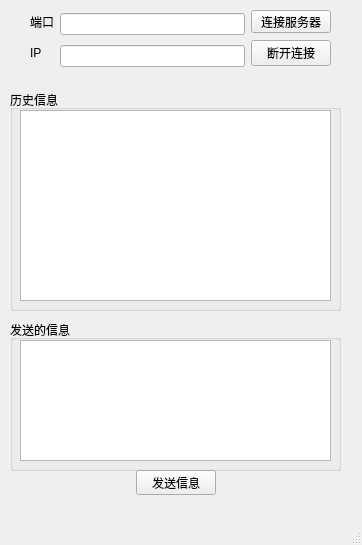
<?xml version="1.0" encoding="UTF-8"?>
<ui version="4.0">
 <class>MainWindow</class>
 <widget class="QMainWindow" name="MainWindow">
  <property name="geometry">
   <rect>
    <x>0</x>
    <y>0</y>
    <width>362</width>
    <height>545</height>
   </rect>
  </property>
  <property name="windowTitle">
   <string>MainWindow</string>
  </property>
  <widget class="QWidget" name="centralwidget">
   <widget class="QGroupBox" name="groupBox">
    <property name="geometry">
     <rect>
      <x>10</x>
      <y>90</y>
      <width>331</width>
      <height>221</height>
     </rect>
    </property>
    <property name="title">
     <string>历史信息</string>
    </property>
    <widget class="QTextEdit" name="textEdit_record">
     <property name="geometry">
      <rect>
       <x>10</x>
       <y>20</y>
       <width>311</width>
       <height>191</height>
      </rect>
     </property>
    </widget>
   </widget>
   <widget class="QGroupBox" name="groupBox_3">
    <property name="geometry">
     <rect>
      <x>10</x>
      <y>320</y>
      <width>331</width>
      <height>151</height>
     </rect>
    </property>
    <property name="title">
     <string>发送的信息</string>
    </property>
    <widget class="QTextEdit" name="textEdit_Msg">
     <property name="geometry">
      <rect>
       <x>10</x>
       <y>20</y>
       <width>311</width>
       <height>121</height>
      </rect>
     </property>
    </widget>
   </widget>
   <widget class="QWidget" name="horizontalLayoutWidget_2">
    <property name="geometry">
     <rect>
      <x>10</x>
      <y>470</y>
      <width>331</width>
      <height>25</height>
     </rect>
    </property>
    <layout class="QHBoxLayout" name="horizontalLayout_2">
     <item>
      <spacer name="horizontalSpacer_2">
       <property name="orientation">
        <enum>Qt::Horizontal</enum>
       </property>
       <property name="sizeHint" stdset="0">
        <size>
         <width>40</width>
         <height>20</height>
        </size>
       </property>
      </spacer>
     </item>
     <item>
      <widget class="QPushButton" name="pushButton_SendMsg">
       <property name="text">
        <string>发送信息</string>
       </property>
      </widget>
     </item>
     <item>
      <spacer name="horizontalSpacer">
       <property name="orientation">
        <enum>Qt::Horizontal</enum>
       </property>
       <property name="sizeHint" stdset="0">
        <size>
         <width>40</width>
         <height>20</height>
        </size>
       </property>
      </spacer>
     </item>
    </layout>
   </widget>
   <widget class="QWidget" name="">
    <property name="geometry">
     <rect>
      <x>30</x>
      <y>10</y>
      <width>301</width>
      <height>57</height>
     </rect>
    </property>
    <layout class="QGridLayout" name="gridLayout">
     <item row="0" column="0">
      <widget class="QLabel" name="label">
       <property name="text">
        <string>端口</string>
       </property>
      </widget>
     </item>
     <item row="0" column="1" rowspan="2">
      <widget class="QLineEdit" name="lineEdit_port"/>
     </item>
     <item row="0" column="2">
      <widget class="QPushButton" name="pushButton_setConnect">
       <property name="text">
        <string>连接服务器</string>
       </property>
      </widget>
     </item>
     <item row="1" column="0" rowspan="2">
      <widget class="QLabel" name="label_2">
       <property name="text">
        <string>IP</string>
       </property>
      </widget>
     </item>
     <item row="1" column="2" rowspan="2">
      <widget class="QPushButton" name="pushButton_setDisConnect">
       <property name="text">
        <string>断开连接</string>
       </property>
      </widget>
     </item>
     <item row="2" column="1">
      <widget class="QLineEdit" name="lineEdit_IP"/>
     </item>
    </layout>
   </widget>
  </widget>
  <widget class="QMenuBar" name="menubar">
   <property name="geometry">
    <rect>
     <x>0</x>
     <y>0</y>
     <width>362</width>
     <height>23</height>
    </rect>
   </property>
  </widget>
  <widget class="QStatusBar" name="statusBar"/>
 </widget>
 <resources/>
 <connections/>
</ui>
